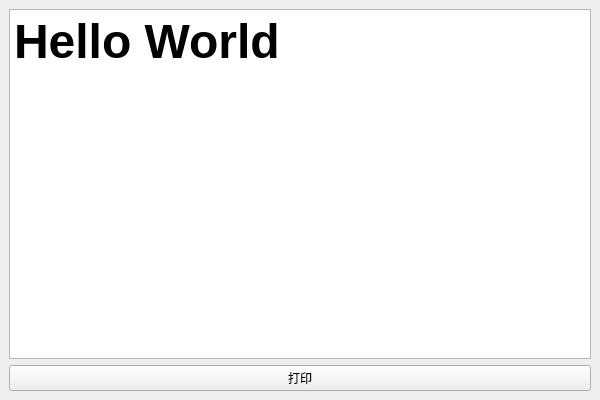
<?xml version="1.0" encoding="UTF-8"?>
<ui version="4.0">
 <class>MainWindow</class>
 <widget class="QMainWindow" name="MainWindow">
  <property name="geometry">
   <rect>
    <x>0</x>
    <y>0</y>
    <width>600</width>
    <height>400</height>
   </rect>
  </property>
  <property name="windowTitle">
   <string>MainWindow</string>
  </property>
  <widget class="QWidget" name="centralwidget">
   <layout class="QVBoxLayout" name="verticalLayout">
    <item>
     <widget class="QTextEdit" name="textEdit">
      <property name="html">
       <string>&lt;!DOCTYPE HTML PUBLIC &quot;-//W3C//DTD HTML 4.0//EN&quot; &quot;http://www.w3.org/TR/REC-html40/strict.dtd&quot;&gt;
&lt;html&gt;&lt;head&gt;&lt;meta name=&quot;qrichtext&quot; content=&quot;1&quot; /&gt;&lt;style type=&quot;text/css&quot;&gt;
p, li { white-space: pre-wrap; }
&lt;/style&gt;&lt;/head&gt;&lt;body style=&quot; font-family:'SimSun'; font-size:9pt; font-weight:400; font-style:normal;&quot;&gt;
&lt;p style=&quot; margin-top:0px; margin-bottom:0px; margin-left:0px; margin-right:0px; -qt-block-indent:0; text-indent:0px;&quot;&gt;&lt;span style=&quot; font-family:'SimSun'; font-size:36pt; font-weight:600;&quot;&gt;Hello World&lt;/span&gt;&lt;/p&gt;&lt;/body&gt;&lt;/html&gt;</string>
      </property>
     </widget>
    </item>
    <item>
     <widget class="QPushButton" name="pushButton">
      <property name="text">
       <string>打印</string>
      </property>
     </widget>
    </item>
   </layout>
  </widget>
  <widget class="QMenuBar" name="menubar">
   <property name="geometry">
    <rect>
     <x>0</x>
     <y>0</y>
     <width>600</width>
     <height>22</height>
    </rect>
   </property>
  </widget>
 </widget>
 <resources/>
 <connections/>
</ui>
